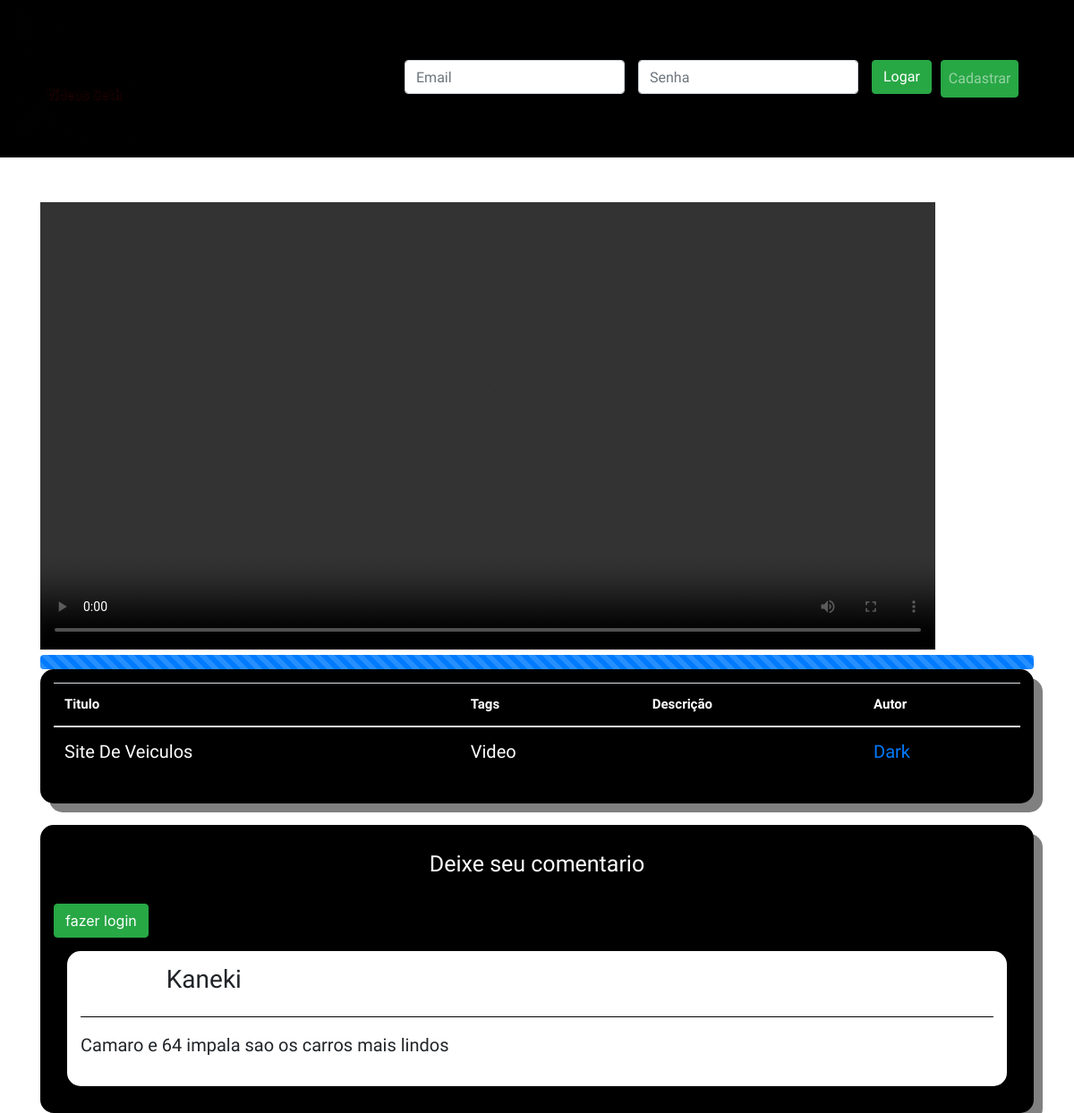
The page /1 on the database its author committed.
### Core/models.py (models this page shows)
class Videos(models.Model):
    Usuario = models.ForeignKey(User,on_delete=models.CASCADE)
    Video = models.FileField(upload_to='VideosUser/%d/%m%y')
    Titulo = models.CharField(max_length=200)
    Descricao = models.TextField(max_length=400, blank=True)
    Categoria = models.CharField(max_length=200)

class Usuarios(models.Model):
    Nikename = models.CharField(max_length=200)
    Foto = models.ImageField(upload_to='Fotos/%d/%m%Y')
    Usuario = models.ForeignKey(User, on_delete=models.CASCADE)

class Comentarios(models.Model):
    Usuario = models.ForeignKey(User,on_delete=models.CASCADE)
    Video = models.ForeignKey(Videos,on_delete=models.CASCADE)
    Comentario = models.TextField(max_length=500)

### Core/views.py (the view)
# urls.py: path('<int:vid_id>',views.Detalhes,name='Detalhes'),
def Detalhes(request,vid_id):
    video = Videos.objects.get(id=vid_id)
    comentario = Comentarios.objects.all().filter(Video=vid_id)
    nike = Usuarios.objects.all()
    dados = {'video':video,'comentario':comentario,'nike':nike}
    return render(request,'Detalhes.html',dados)

### Templates/Detalhes.html (shortened to what this page needs)
{% extends 'Head_basic.html' %}
{% block content %}
   <div class="container">
        <video controls autoplay width="1000" height="500">
            <source src="{{video.Video.url}}">
        </video>
        <div class="progress">
            <div class="progress-bar progress-bar-striped progress-bar-animated" style="width:100%"></div>
        </div>
        <div class="box_estilo">
            <table class="table table-hover">
                <thead>
                    <tr>
                        <th>Titulo</th>
                        <th>Tags</th>
                        <th>Descrição</th>
                        <th>Autor</th>
                    </tr>
                </thead>
                <tbody>
                    <tr>
                        <td>{{video.Titulo}}</td>
                        <td>{{video.Categoria}}</td>
                        <td>{{video.Descricao}}</td>
                        <td>{% for nike in nike %}
                                {% if nike.Usuario == video.Usuario %}
                                    <a href="{% url 'Perfil_do_video' nike.id %}">{{nike.Nikename}}</a>
                                {% endif %}
                            {% endfor%}
                        </td>
                    </tr>
                </tbody>
            </table>
        </div>
        <br>
        <div class="box_estilo">
            <p class="p_titulo">Deixe seu comentario</p>
            {% if user.is_authenticated %}
                <form class="form-inline" action="{% url 'Comentario' video.id %}" method="POST" >
                    {% csrf_token %}
                    <input type="text" name="Comentario" class="form-control" style="width:89%;">
                    <button type="submit" class="btn btn-success" style="margin-left: 10px;" >comentar</button>
                </form>
            {% else %}
                <button type="button" class="btn btn-success" data-toggle="modal" data-target="#login" > fazer login</button>
            {% endif %}
            {% for comente in comentario %}
                <div class="box_comentarios">
                    {% for nike in nike %}
                        {% if comente.Usuario == nike.Usuario %}
                            <h3 style="display: inline-block;">{{nike.Nikename}}</h3>
                        {% endif%}
                    {% endfor%}
                    <hr style="background-color: black;">
                    <p>{{comente.Comentario}}</p>
                </div>
            {%endfor%}
        </div>
   </div>
{% endblock%}

### Templates/Head_basic.html (style rules this page uses)
a { font-family: 'Metamorphous', cursive; }

### Templates/Detalhes.html (style rules this page uses)
video { margin-top: 50px; }
.box_estilo { width: auto; height: auto; padding: 15px; background-color: black; border-radius: 15px; box-shadow: 10px 10px grey; }
.box_comentarios { width: auto; height: auto; padding: 15px; background-color: white; border-radius: 15px; margin: 15px; font-family: 'Metamorphous', cursive; }
th,td { padding: 10px; color: white; font-size: 15px; font-family: 'Metamorphous', cursive; }
.p_titulo { padding: 10px; color: white; font-size: 25px; text-align: center; font-family: 'Metamorphous', cursive; }
td,p { font-size: 20px; }

### rows shown on the page
Videos: Titulo "Site De Veiculos", Categoria "Video"
Usuarios: Nikename "Dark"
Comentarios: Comentario "Camaro e 64 impala sao os carros mais lindos"
Usuarios: Nikename "Kaneki"
